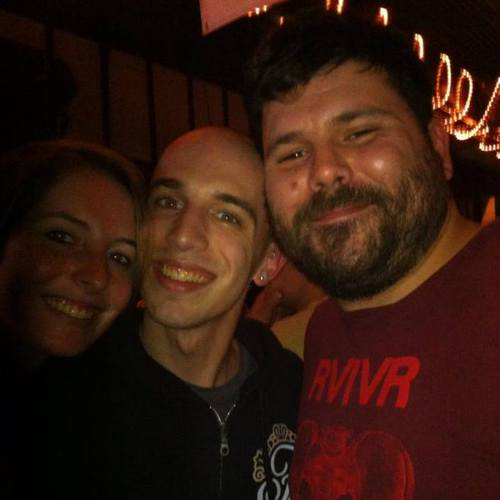
#> input picture pyImageSearch/iron_chic.jpg, 500 x 500 px
$ python dataPlateBoundingRectangles.py --input ../pyImageSearch/iron_chic.jpg   (older library calls are emulated)
#> lines starting #> are read from the running program, lines starting #| are printed output that depends on the picture; after the words box and inside, x2 and y2 are one past the last pixel; in counts of white or black regions, pixels touching at a corner belong together
# import the necessary packages
import argparse
import cv2
import imutils
import numpy as np

# construct the argument parse and parse the arguments
ap = argparse.ArgumentParser()
ap.add_argument("-i", "--input", required=True,	help="path to input file")
args = vars(ap.parse_args())

image = cv2.imread(args["input"])
#> image is the input picture: shape (500, 500, 3); mean B, G, R 15.3, 25.8, 52.9
image = imutils.resize(image, width=640)
#> image: shape (640, 640, 3)
cv2.putText(image, "Press ESC to quit", (10, 15), cv2.FONT_HERSHEY_SIMPLEX, 0.5, (64,64,64), 2)
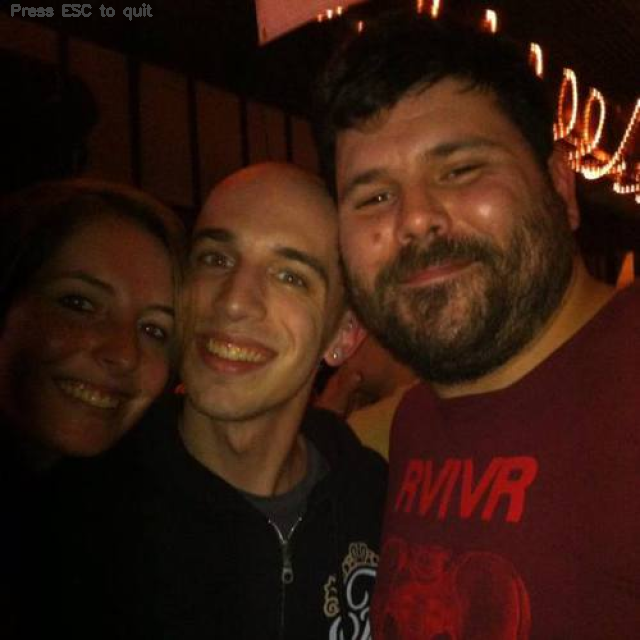
#> image: shape (640, 640, 3); mean B, G, R 15.4, 25.9, 52.9
cv2.imshow("Input Photo", image)

# Contour detection
gray = cv2.cvtColor(image,cv2.COLOR_BGR2GRAY)
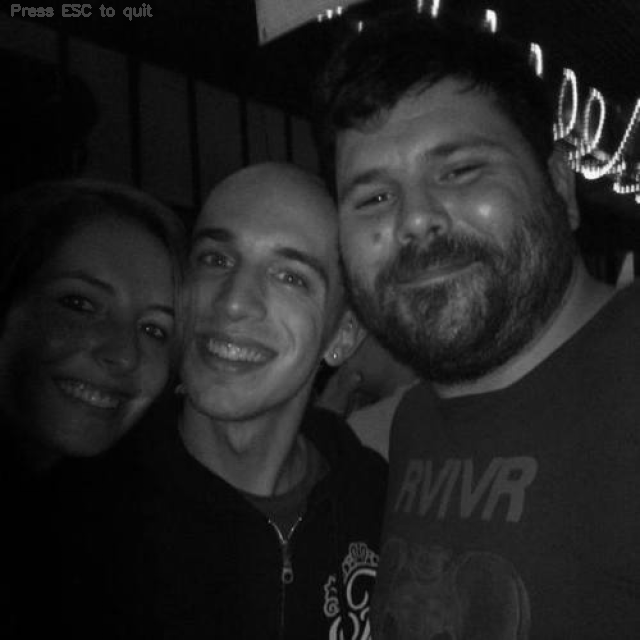
#> gray: shape (640, 640); min 0, max 252, mean 32.8
thresh = cv2.adaptiveThreshold(gray,255,1,1,11,2)
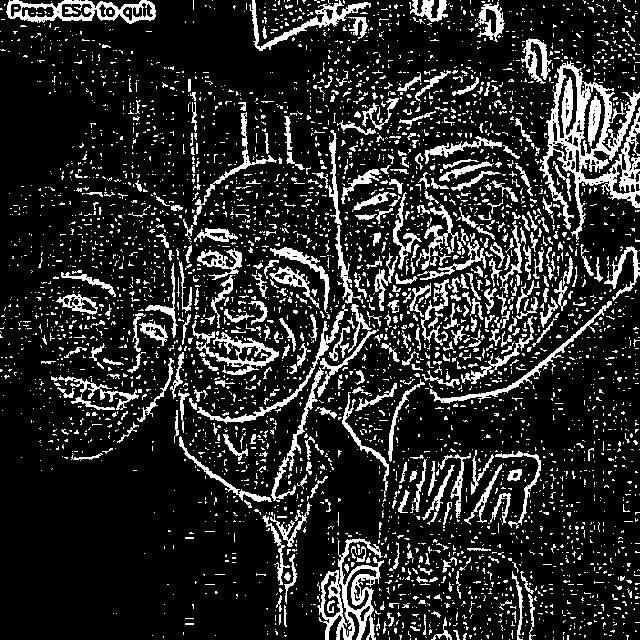
#> thresh: shape (640, 640); 16.5% white; 4010 white regions (3625 under 20 px)
_, contours0, hierarchy = cv2.findContours(thresh.copy(), cv2.RETR_TREE, cv2.CHAIN_APPROX_SIMPLE)
#> contours0 = 4258 contours, 3980 with area under 20; largest, box (x1, y1, x2, y2) and area: (539, 61, 640, 242) 7310, (317, 538, 384, 640) 2954, (6, 0, 156, 24) 2376, (192, 320, 279, 375) 1177, (579, 85, 606, 157) 1116
contours = [cv2.approxPolyDP(cnt, 3, True) for cnt in contours0]
#> contours = 4258 contours, 4013 with area under 20; largest, box (x1, y1, x2, y2) and area: (539, 61, 640, 242) 7466, (317, 539, 384, 640) 2997, (6, 0, 156, 24) 2428, (192, 320, 279, 375) 1332, (579, 85, 606, 157) 1054

# Draw rectangles
for cnt in contours:
    if cv2.contourArea(cnt)>150:
        [x,y,w,h] = cv2.boundingRect(cnt)

        if  w>540:
            cv2.rectangle(image,(x,y),(x+w,y+h),(0,0,255),2)
            roi = thresh[y:y+h,x:x+w]
            roismall = cv2.resize(roi,(10,10))
            cv2.imshow('Object Rectangles',image)
#> this loop made 4258 passes
#> (x, y, w, h) on passes 349, 507, 515, 517, 630, 687, 731, 857, 924, 939, 1051, 1330: (512, 571, 12, 69), (317, 539, 67, 101), (323, 572, 18, 46), (347, 568, 29, 43), (262, 515, 28, 70), (270, 502, 42, 45), (488, 493, 22, 32), (422, 465, 33, 60), (438, 453, 33, 65), (495, 451, 46, 78), (179, 437, 93, 65), (342, 392, 47, 105)
#> cnt on passes 1 to 6: [[553, 639]], [[509, 639]], [[481, 639]], [[415, 638]], [[410, 638]], [[553, 637]]

while True:
	key = cv2.waitKey(0)
#> (key Esc is pressed here)

	# if the ESC key was pressed, break from the loop
	if key == 27:
		break
cv2.destroyAllWindows()
